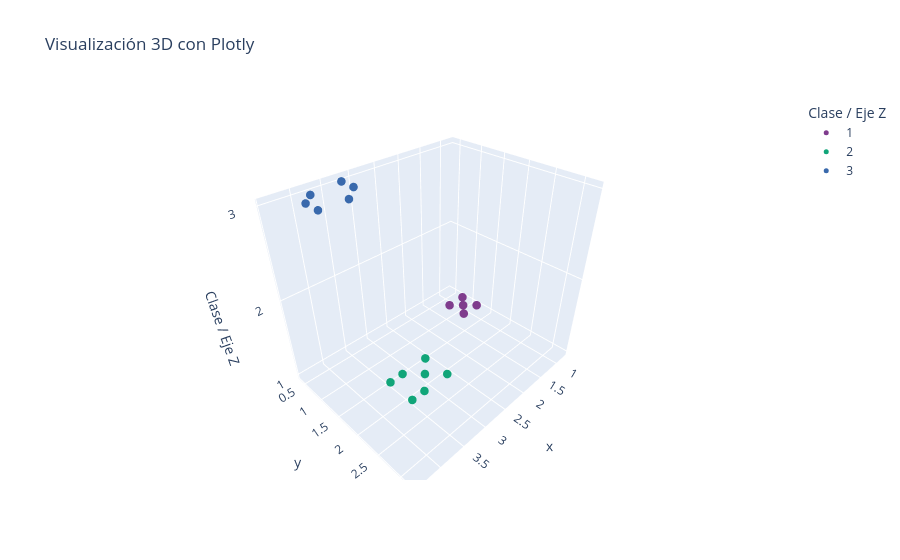

Notebook cell for this chart:
### Code cell
import plotly.express as px
import pandas as pd

# 1. Creamos un DataFrame con los datos de la imagen
data = {
    'x': [0.8, 1.0, 1.2, 0.8, 1.2, 4.0, 3.8, 4.2, 3.8, 4.2, 4.4, 4.4, 3.2, 3.2, 3.8, 3.5, 4.0, 4.0],
    'y': [0.8, 1.0, 0.8, 1.2, 1.2, 3.0, 2.8, 2.8, 3.2, 3.2, 2.8, 3.2, 0.4, 0.7, 0.5, 1.0, 1.0, 0.7],
    'clase': [1, 1, 1, 1, 1, 2, 2, 2, 2, 2, 2, 2, 3, 3, 3, 3, 3, 3]
}

df = pd.DataFrame(data)

# Convertimos 'clase' a string para que Plotly la trate como categoría discreta (colores distintos)
df['clase'] = df['clase'].astype(str)

# 2. Creamos el gráfico de dispersión 3D
fig = px.scatter_3d(
    df, 
    x='x', 
    y='y', 
    z='clase',
    color='clase',
    title="Visualización 3D con Plotly",
    labels={'clase': 'Clase / Eje Z'},
    color_discrete_sequence=px.colors.qualitative.Bold
)

# 3. Ajustamos el tamaño de los puntos
fig.update_traces(marker=dict(size=5))

# Mostramos el gráfico
fig.show()

### Figure 1 — Plotly figure (JSON) as saved in the notebook; plotly's stock layout.template omitted (floating-point values rounded to 4 significant figures)
{"data": [{"hovertemplate": "Clase / Eje Z=%{z}<br>x=%{x}<br>y=%{y}<extra></extra>", "legendgroup": "1", "marker": {"color": "rgb(127, 60, 141)", "size": 5, "symbol": "circle"}, "mode": "markers", "name": "1", "scene": "scene", "showlegend": true, "type": "scatter3d", "x": [0.8, 1, 1.2, 0.8, 1.2], "y": [0.8, 1, 0.8, 1.2, 1.2], "z": ["1", "1", "1", "1", "1"]}, {"hovertemplate": "Clase / Eje Z=%{z}<br>x=%{x}<br>y=%{y}<extra></extra>", "legendgroup": "2", "marker": {"color": "rgb(17, 165, 121)", "size": 5, "symbol": "circle"}, "mode": "markers", "name": "2", "scene": "scene", "showlegend": true, "type": "scatter3d", "x": [4, 3.8, 4.2, 3.8, 4.2, 4.4, 4.4], "y": [3, 2.8, 2.8, 3.2, 3.2, 2.8, 3.2], "z": ["2", "2", "2", "2", "2", "2", "2"]}, {"hovertemplate": "Clase / Eje Z=%{z}<br>x=%{x}<br>y=%{y}<extra></extra>", "legendgroup": "3", "marker": {"color": "rgb(57, 105, 172)", "size": 5, "symbol": "circle"}, "mode": "markers", "name": "3", "scene": "scene", "showlegend": true, "type": "scatter3d", "x": [3.2, 3.2, 3.8, 3.5, 4, 4], "y": [0.4, 0.7, 0.5, 1, 1, 0.7], "z": ["3", "3", "3", "3", "3", "3"]}], "layout": {"legend": {"title": {"text": "Clase / Eje Z"}, "tracegroupgap": 0}, "scene": {"domain": {"x": [0, 1], "y": [0, 1]}, "xaxis": {"title": {"text": "x"}}, "yaxis": {"title": {"text": "y"}}, "zaxis": {"categoryarray": ["1", "2", "3"], "categoryorder": "array", "title": {"text": "Clase / Eje Z"}}}, "title": {"text": "Visualización 3D con Plotly"}}}
